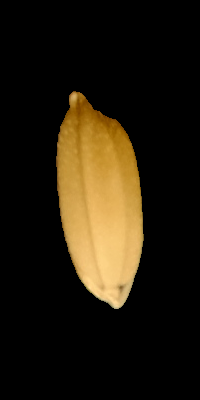
#> input picture Study/Lesson1/L4/in_class_04_2022/images/seed.png, 200 x 400 px
$ jupyter execute --allow-errors Edge_Detection_2022.ipynb   (older library calls are emulated)
#> lines starting #> are read from the running program, lines starting #| are printed output that depends on the picture; after the words box and inside, x2 and y2 are one past the last pixel; in counts of white or black regions, pixels touching at a corner belong together
# Assignment 4: Edge Detection
Tổng quan: Ở bài tập này, chúng ta sẽ thực hành lập trình một số hàm để phát hiện cạnh, đường biên.

[cell 1]
from IPython.display import Image

import matplotlib.pyplot as plt
import os
import cv2
import numpy as np

## Câu 1:
Viết hàm sử dụng phương pháp gradient (bằng hàm có sẵn) và dùng toán tử  Sobel/Prewitt  để tính đạo hàm.
Sử dụng kết quả trên và Canny để phát hiện đường bao cho một ảnh bất kỳ.
Kiểm tra sự ổn định của hai phương pháp trên toàn bô số ảnh hạt thóc trong thư mục
hiện thời. Nhận xét kết quả đạt được (tỉ lệ thành công của mỗi phương pháp).

### 1.1 Sobel Edge Detection
Thư viện OpenCV cung cấp hàm cv2.Sobel() để tính đạo hàm Sobel của ảnh.

Xem thêm các tham số của hàm: https://docs.opencv.org/4.5.2/d4/d86/group__imgproc__filter.html#gacea54f142e81b6758cb6f375ce782c8d

Để các thuật toán phát hiện biên edge detection làm việc tốt, trước hết ta cần làm mịn ảnh để loại bớt nhiễu. Ta có thể dùng hàm cv2.GaussianBlur() để làm mịn ảnh.

Hàm cv2.Sobel() cho phép tính đạo hàm theo các hướng dọc và ngang của ảnh, để tổng hợp kết quả, ta lấy trung bình của đạo hàm theo hai hướng tại mỗi điểm ảnh.

Cuối cùng, Sobel sẽ làm nổi bật các đường biên, còn các nhiễu sẽ mờ hơn, vì vậy ta chọn ngưỡng để loại bỏ các điểm ảnh có độ sáng thấp này.

Yêu cầu:
- Đọc ảnh đầu vào
- Chuyển sang ảnh xám
- Làm mịn ảnh bằng bộ lọc Gauss
- Tính đạo hàm theo phương ngang
- Tổng hợp kết quả bằng trung bình của đạo hàm theo hai hướng
- Dùng ngưỡng để loại bỏ điểm có cường độ sáng thấp

[cell 2]
def basic_sobel_edge_detection(image_path, blur_ksize=5, sobel_ksize=1, skipping_threshold=30):
    ### YOUR CODE HERE ###
#> called with image_path = 'images/seed.png', blur_ksize = 7, sobel_ksize = 1, skipping_threshold = 30
    img = cv2.imread(image_path) #Đọc ảnh đầu vào
#> img is the input picture: shape (400, 200, 3); mean B, G, R 12.9, 27.4, 35.5
    gray = cv2.cvtColor(img, cv2.COLOR_BGR2GRAY) #Chuyển ảnh thành ảnh đa mức xám
    img_gaussian = cv2.GaussianBlur(gray, ksize=(blur_ksize, blur_ksize), sigmaX=0) #Lọc ảnh đa mức xám bằng bộ lọc Gauss với kích thước phụ thuộc vào blur_ksize

    #sobel
    img_sobelx = cv2.Sobel(img_gaussian,cv2.CV_8U,1,0,ksize=sobel_ksize)
    img_sobely = cv2.Sobel(img_gaussian,cv2.CV_8U,0,1,ksize=sobel_ksize) #Thực hiện Sobel theo phương y, tương tự theo phương x

    img_sobel = (np.array(img_sobelx, dtype=np.float64) + np.array(img_sobely, dtype=np.float64)) * 0.5 #Tổng hợp ảnh Sobel từ phương x và y
    # print(img_sobel)

    #Cắt ngưỡng
    for i in range(img_sobel.shape[0]):
        for j in range(img_sobel.shape[1]):
            # img_sobel[i][j] = (img_sobelx[i][j] ** 2 + img_sobely[i][j] ** 2) ** 0.5
            if img_sobel[i][j] < skipping_threshold:
                img_sobel[i][j] = 0
            else:
                img_sobel[i][j] = np.round(img_sobel[i][j])
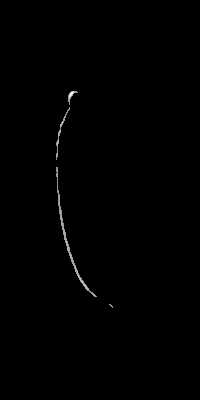
#> img_sobel: shape (400, 200) float64; min 0, max 54, mean 0.2; drawn with min black and max white
    return img_sobel
    ### YOUR CODE HERE ###

Ta thử chạy hàm với một ảnh trong bộ dữ liệu và xem kết quả

[cell 3]
image_path = 'images/seed.png'
gray = cv2.imread(image_path, 0)
img_sobel = basic_sobel_edge_detection(image_path, 7, 1, 30)

#> (the rest of this cell did not finish here and is left out)

Yêu cầu:
- Tương tự như hàm basic_sobel_edge_detection
- Sử dụng CV_64F thay cho CV_8U để cải thiện chất lượng
- Sau đó dùng hai hàm np.absolute() và np.uint8() để đưa về kiểu dữ liệu ban đầu

[cell 4]
def sobel_edge_detection(image_path, blur_ksize=7, sobel_ksize=1, skipping_threshold=30):
    ### YOUR CODE HERE ###

#> called with image_path = 'images/seed.png', blur_ksize = 7, sobel_ksize = 1, skipping_threshold = 30
    img = cv2.imread(image_path) #Đọc ảnh đầu vào
    gray = cv2.cvtColor(img, cv2.COLOR_BGR2GRAY) #Chuyển ảnh thành ảnh đa mức xám
    img_gaussian = cv2.GaussianBlur(gray, ksize=(blur_ksize, blur_ksize), sigmaX=0) #Lọc ảnh đa mức xám bằng bộ lọc Gauss với kích thước phụ thuộc vào blur_ksize

    #sobel
    img_sobelx = cv2.Sobel(img_gaussian,cv2.CV_64F,1,0,ksize=sobel_ksize)
    img_sobely = cv2.Sobel(img_gaussian,cv2.CV_64F,0,1,ksize=sobel_ksize) #Thực hiện Sobel theo phương y, tương tự theo phương x
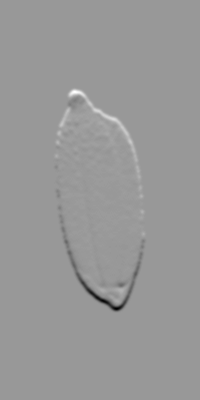
#> img_sobely: shape (400, 200) float64; min -99, max 67, mean 0; drawn with min black and max white

    img_sobel = (np.array(img_sobelx, dtype=np.float64) ** 2 + np.array(img_sobely, dtype=np.float64) ** 2) ** 0.5 #Tổng hợp ảnh Sobel từ phương x và y
    # print(img_sobel)

    #Cắt ngưỡng
    for i in range(img_sobel.shape[0]):
        for j in range(img_sobel.shape[1]):
            # img_sobel[i][j] = (img_sobelx[i][j] ** 2 + img_sobely[i][j] ** 2) ** 0.5
            if img_sobel[i][j] < skipping_threshold:
                img_sobel[i][j] = 0
            else:
                img_sobel[i][j] = 255
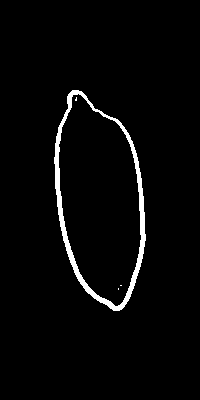
#> img_sobel: shape (400, 200) float64; 2.8% white; 4 white regions (3 under 20 px), largest, box (x1, y1, x2, y2) and area: (54, 90, 146, 311) 2249
    return img_sobel

    ### YOUR CODE HERE ###
    return img_sobel

[cell 5]
image_path = 'images/seed.png'
gray = cv2.imread(image_path, 0)
img_sobel = sobel_edge_detection(image_path, 7, 1, 30)

#> (the rest of this cell did not finish here and is left out)

[cell 6]
### YOUR CODE HERE ###

### 1.2. Prewitt Edge Detection
Để tính đạo hàm theo toán tử Prewitt, ta có thể dùng hàm cv2.filter2D() và truyền tham số kernel theo Prewitt.

Ta sẽ tính 2 trường hợp cạnh black-to-white và white-to-black rồi tính trung bình cộng 2 kết quả.

Cuối cùng đặt ngưỡng loại bỏ nhiễu.

[cell 7]
def prewitt_edge_detection(image_path, blur_ksize = 5, skipping_threshold=30):
    ### YOUR CODE HERE ###
#> called with image_path = 'images/seed.png', blur_ksize = 5, skipping_threshold = 40
    img = cv2.imread(image_path)
    gray = cv2.cvtColor(img, cv2.COLOR_BGR2GRAY)
    img_gaussian = cv2.GaussianBlur(gray, ksize=(blur_ksize, blur_ksize), sigmaX=0)

    #prewitt
    kernelx = np.array([[1,1,1],[0,0,0],[-1,-1,-1]])
    kernely = np.array([[-1,0,1],[-1,0,1],[-1,0,1]])
    img_prewittx = cv2.filter2D(img_gaussian, -1, kernelx)
    img_prewitty = cv2.filter2D(img_gaussian, -1, kernely)
    img_prewitt1 = (np.array(img_prewittx, dtype=np.float64) + np.array(img_prewitty, dtype=np.float64)) / 2
    # img_prewitt1 = np.sqrt((np.array(img_prewittx, dtype=np.float64) ** 2 + np.array(img_prewitty, dtype=np.float64) ** 2))

    kernelx2 = np.array([[-1,-1,-1],[0,0,0],[1,1,1]])
    kernely2 = np.array([[1,0,-1],[1,0,-1],[1,0,-1]])
    img_prewittx2 = cv2.filter2D(img_gaussian, -1, kernelx2)
    img_prewitty2 = cv2.filter2D(img_gaussian, -1, kernely2)
    img_prewitt2 = (np.array(img_prewittx2, dtype=np.float64) + np.array(img_prewitty2, dtype=np.float64)) / 2
    # img_prewitt2 = np.sqrt((np.array(img_prewittx2, dtype=np.float64) ** 2 + np.array(img_prewitty2, dtype=np.float64) ** 2))

    img_prewitt = (img_prewitt1 + img_prewitt2) / 2
    # img_prewitt = np.sqrt((img_prewitt1 ** 2 + img_prewitt2 ** 2))
    for i in range(img_prewitt.shape[0]):
        for j in range(img_prewitt.shape[1]):
            if img_prewitt[i][j] < skipping_threshold:
                img_prewitt[i][j] = 0
            else:
                img_prewitt[i][j] = np.round(img_prewitt)
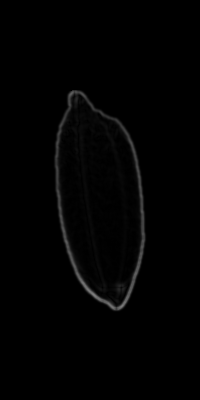
#> img_prewitt: shape (400, 200) float64; min 0, max 126, mean 2.3
    return img_prewitt
    ### YOUR CODE HERE ###

[cell 8]
image_path = 'images/seed.png'
gray = cv2.imread(image_path, 0)
#> (the rest of this cell did not finish here and is left out)

[cell 9]
### YOUR CODE HERE ###

### 1.3. Canny Edge Detection
Thư viện OpenCV cung cấp hàm cv2.Canny() để phát hiện biên bằng thuật toán Canny.

https://docs.opencv.org/4.5.2/dd/d1a/group__imgproc__feature.html#ga04723e007ed888ddf11d9ba04e2232de

Tương tự như các phương pháp phát hiện biên ở trên, trước hết ta cũng dùng cv2.GaussianBlur() để làm mịn ảnh rồi chọn ngưỡng để loại bỏ nhiễu.

[cell 10]
def canny_edge_detection(image_path, blur_ksize=5, threshold1=100, threshold2=200, skipping_threshold=30):
    ### YOUR CODE HERE ###
#> called with image_path = 'images/seed.png', blur_ksize = 5, threshold1 = 200, threshold2 = 250, skipping_threshold = 30
    img = cv2.imread(image_path)
    gray = cv2.cvtColor(img, cv2.COLOR_BGR2GRAY)
    img_gaussian = cv2.GaussianBlur(gray, ksize=(blur_ksize, blur_ksize), sigmaX=0)

    img_canny = cv2.Canny(img_gaussian, threshold1, threshold2) #Lọc Canny theo 2 ngưỡng threshold1 và threshold2
#> img_canny: shape (400, 200); 0.69% white in thin lines or dots, all inside (x1, y1, x2, y2) = (56, 91, 144, 309)
    for i in range(img_canny.shape[0]):
        for j in range(img_canny.shape[1]):
            if img_canny[i][j] < skipping_threshold:
                img_canny[i][j] = 0
    return img_canny
    ### YOUR CODE HERE ###

[cell 11]
### YOUR CODE HERE ###
image_path = 'images/seed.png'
gray = cv2.imread(image_path, 0)
img_sobel = canny_edge_detection(image_path, 5, 200, 250, 30)

#> (the rest of this cell did not finish here and is left out)

## Câu 3:
Đếm số pixel trên mỗi đường bao (chu vi) từ kết quả câu 2. Vẽ phân bố vể chu vi của mỗi
giống thóc (sử dụng dữ liệu của 30 ảnh). Nhận xét sự khác biệt giữa hai phân bố khi dùng kết
quả của hai phương pháp phát hiện biên tương ứng.

### Phân bố của Sobel edge detection

[cell 12]
image_dir = 'data/'
list_NT16 = []
list_PC10 = []
for file in os.listdir(image_dir):
    if 'NT16' in file:
        image_path = os.path.join(image_dir, file)
        skipping_threshold = 30
        img_sobel = sobel_edge_detection(image_path, skipping_threshold=skipping_threshold)
#> call 2 of sobel_edge_detection, with image_path = 'data/NT16_S13.png', blur_ksize = 7, sobel_ksize = 1, skipping_threshold = 30
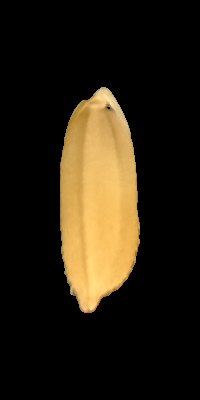
#> input picture Study/Lesson1/L4/in_class_04_2022/data/NT16_S13.png, 200 x 400 px
#> in sobel_edge_detection, img is the input picture: shape (400, 200, 3); mean B, G, R 16.9, 31.5, 39.9
#> in sobel_edge_detection (call 2), `gray = cv2.cvtColor(img, cv2.COLOR_BGR2GRAY)`:
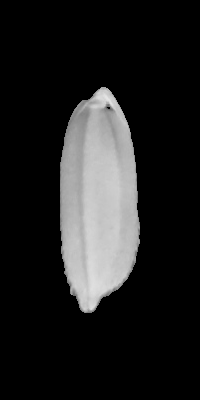
#> gray: shape (400, 200); min 0, max 229, mean 32.4
#> in sobel_edge_detection (call 2), `img_sobelx = cv2.Sobel(img_gaussian,cv2.CV_64F,1,0,ksize=sobel_ksize)`:
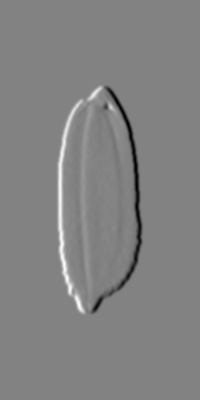
#> img_sobelx: shape (400, 200) float64; min -94, max 89, mean 0; drawn with min black and max white
#> in sobel_edge_detection (call 2), `img_sobely = cv2.Sobel(img_gaussian,cv2.CV_64F,0,1,ksize=sobel_ksize)`:
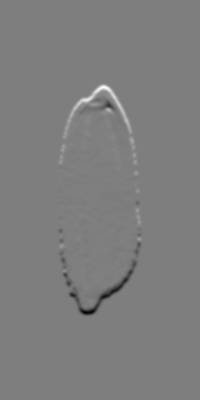
#> img_sobely: shape (400, 200) float64; min -90, max 92, mean 0; drawn with min black and max white
#> after the loop in sobel_edge_detection (call 2), `for i in range(img_sobel.shape[0]):`:
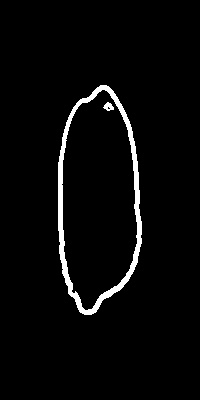
#> img_sobel: shape (400, 200) float64; 3.3% white; 2 white regions, box (x1, y1, x2, y2) and area: (58, 85, 142, 315) 2562, (103, 102, 114, 111) 60
        chuvi = 0
        for i in range(img_sobel.shape[0]):
            for j in range(img_sobel.shape[1]):
                if img_sobel[i][j] >= skipping_threshold:
                    chuvi += 1
#> after the loop, chuvi = 2622
        list_NT16.append(chuvi)
    if 'PC10' in file:
        image_path = os.path.join(image_dir, file)
        skipping_threshold = 30
        img_sobel = sobel_edge_detection(image_path, skipping_threshold=skipping_threshold)
        chuvi = 0
        for i in range(img_sobel.shape[0]):
            for j in range(img_sobel.shape[1]):
                if img_sobel[i][j] >= skipping_threshold:
                    chuvi += 1
        list_PC10.append(chuvi)
#> pass 2 of the loop `for file in os.listdir(image_dir):`:
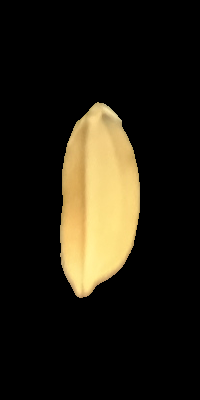
#> input picture Study/Lesson1/L4/in_class_04_2022/data/NT16_S16.png, 200 x 400 px
#> in sobel_edge_detection, img is the input picture: shape (400, 200, 3); mean B, G, R 18.1, 30.1, 35.1
#> in sobel_edge_detection (call 3), `img_sobely = cv2.Sobel(img_gaussian,cv2.CV_64F,0,1,ksize=sobel_ksize)`:
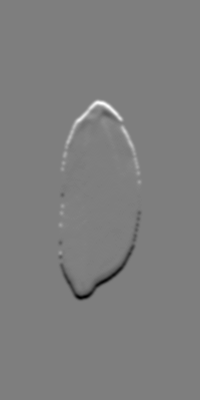
#> img_sobely: shape (400, 200) float64; min -89, max 91, mean 0; drawn with min black and max white
#> after the loop in sobel_edge_detection (call 3), `for i in range(img_sobel.shape[0]):`:
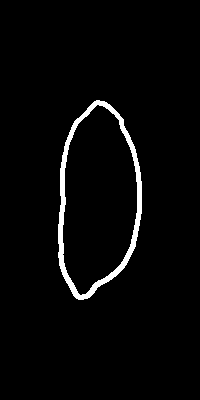
#> img_sobel: shape (400, 200) float64; 2.9% white; 1 white region, box (x1, y1, x2, y2) and area: (58, 100, 142, 300) 2298
#> pass 3 of the loop `for file in os.listdir(image_dir):`:
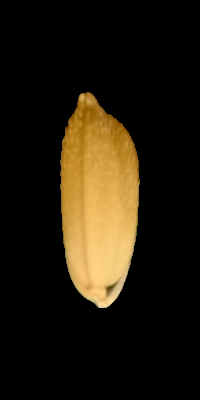
#> input picture Study/Lesson1/L4/in_class_04_2022/data/NT16_S17.png, 200 x 400 px
#> in sobel_edge_detection, img is the input picture: shape (400, 200, 3); mean B, G, R 12.5, 26.6, 34.6
#> after the loop in sobel_edge_detection (call 4), `for i in range(img_sobel.shape[0]):`:
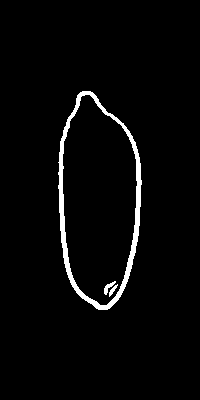
#> img_sobel: shape (400, 200) float64; 2.9% white; 3 white regions, box (x1, y1, x2, y2) and area: (58, 91, 142, 310) 2239, (104, 281, 116, 295) 62, (109, 284, 118, 297) 42
plt.subplot(2, 1, 1); plt.hist(list_NT16, 30, range=[0, 4000])
#> (this line was passed over: IPython is not available in this run)
#> (this line was passed over: IPython is not available in this run)
plt.subplot(2, 1, 2); plt.hist(list_PC10, 30, range=[0, 4000]); plt.show()
#> (this line was passed over: IPython is not available in this run)
#> (this line was passed over: IPython is not available in this run)

### Phân bố của Prewitt edge detection
Thực hiện tương tự phân bố của Sobel

[cell 13]
image_dir = 'data/'
list_NT16 = []
list_PC10 = []
#> (the rest of this cell did not finish here and is left out)

#> call 2 of prewitt_edge_detection, with image_path = 'data/NT16_S13.png', blur_ksize = 5, skipping_threshold = 30
#> in prewitt_edge_detection (call 2), `img_prewitt1 = (np.array(img_prewittx, dtype=np.float64) + np.array(im..`:
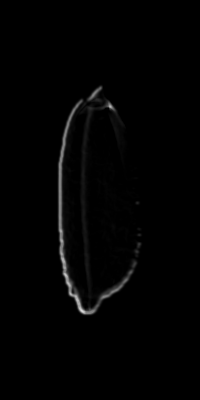
#> img_prewitt1: shape (400, 200) float64; min 0, max 220.5, mean 2.6
        chuvi = 0
        for i in range(img_sobel.shape[0]):
            for j in range(img_sobel.shape[1]):
                if img_sobel[i][j] >= skipping_threshold:
                    chuvi += 1
        list_NT16.append(chuvi)
    if 'PC10' in file:
        image_path = os.path.join(image_dir, file)
        skipping_threshold = 30
        img_sobel = prewitt_edge_detection(image_path, skipping_threshold=skipping_threshold)
        chuvi = 0
        for i in range(img_sobel.shape[0]):
            for j in range(img_sobel.shape[1]):
                if img_sobel[i][j] >= skipping_threshold:
                    chuvi += 1
        list_PC10.append(chuvi)
plt.subplot(2, 1, 1); plt.hist(list_NT16, 30, range=[0, 4000])
plt.subplot(2, 1, 2); plt.hist(list_PC10, 30, range=[0, 4000]); plt.show()

### Phân bố của Canny edge detection
Thực hiện tương tự phân bố của Sobel

[cell 14]
image_dir = 'data/'
list_NT16 = []
list_PC10 = []
for file in os.listdir(image_dir):
    if 'NT16' in file:
        image_path = os.path.join(image_dir, file)
        skipping_threshold = 30
        img_sobel = canny_edge_detection(image_path, 5, 200, 250, 30)
        chuvi = 0
        for i in range(img_sobel.shape[0]):
            for j in range(img_sobel.shape[1]):
                if img_sobel[i][j] >= skipping_threshold:
                    chuvi += 1
#> after the loop, chuvi = 598
        list_NT16.append(chuvi)
    if 'PC10' in file:
        image_path = os.path.join(image_dir, file)
        skipping_threshold = 30
        img_sobel = canny_edge_detection(image_path, 5, 200, 250, 30)
        chuvi = 0
        for i in range(img_sobel.shape[0]):
            for j in range(img_sobel.shape[1]):
                if img_sobel[i][j] >= skipping_threshold:
                    chuvi += 1
        list_PC10.append(chuvi)
#> pass 2 of the loop `for file in os.listdir(image_dir):`:
#> pass 3 of the loop `for file in os.listdir(image_dir):`:
plt.subplot(2, 1, 1); plt.hist(list_NT16, 30, range=[0, 4000])
#> (this line was passed over: IPython is not available in this run)
#> (this line was passed over: IPython is not available in this run)
plt.subplot(2, 1, 2); plt.hist(list_PC10, 30, range=[0, 4000]); plt.show()
#> (this line was passed over: IPython is not available in this run)
